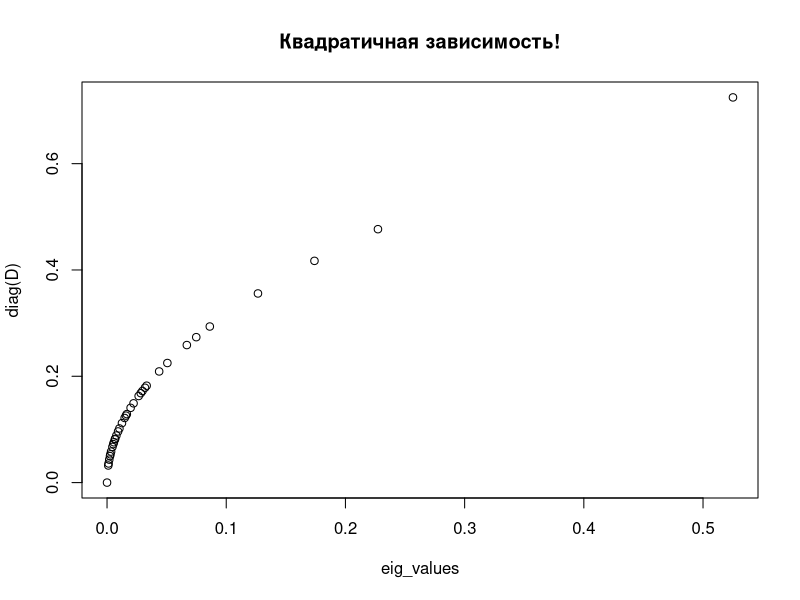
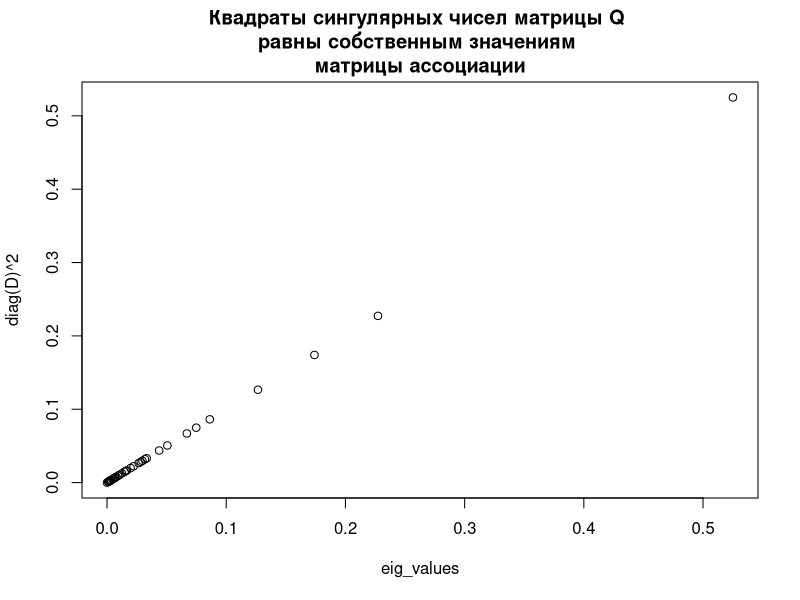
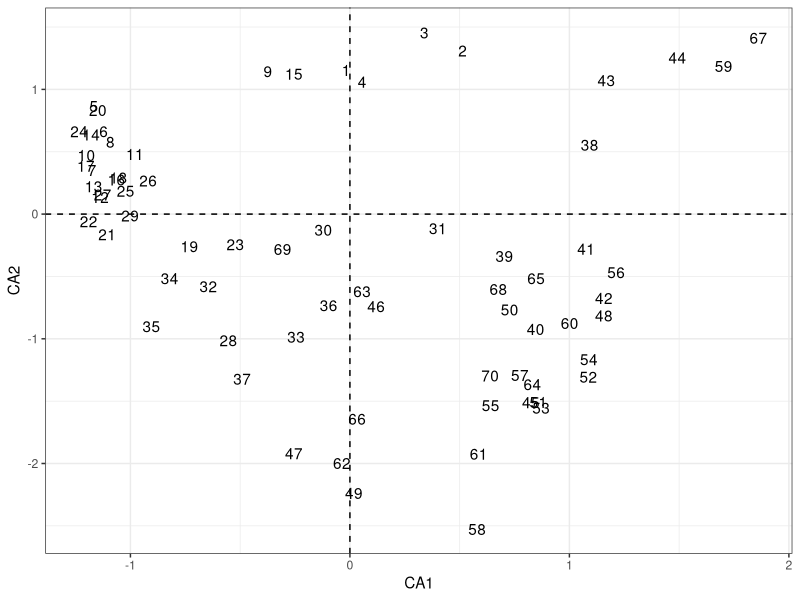
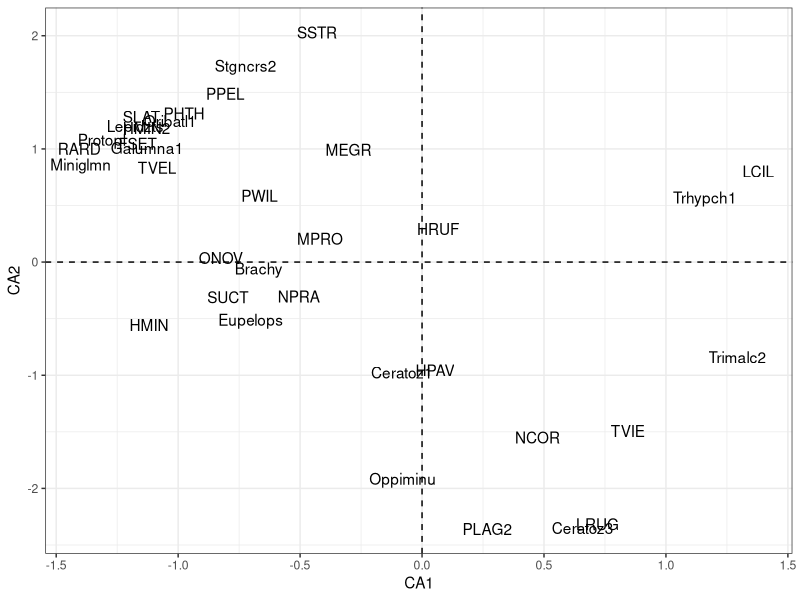
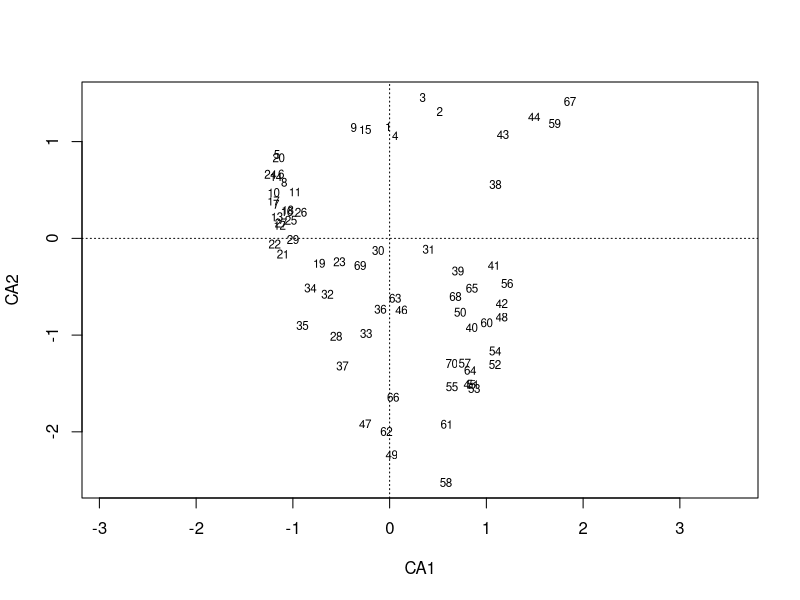
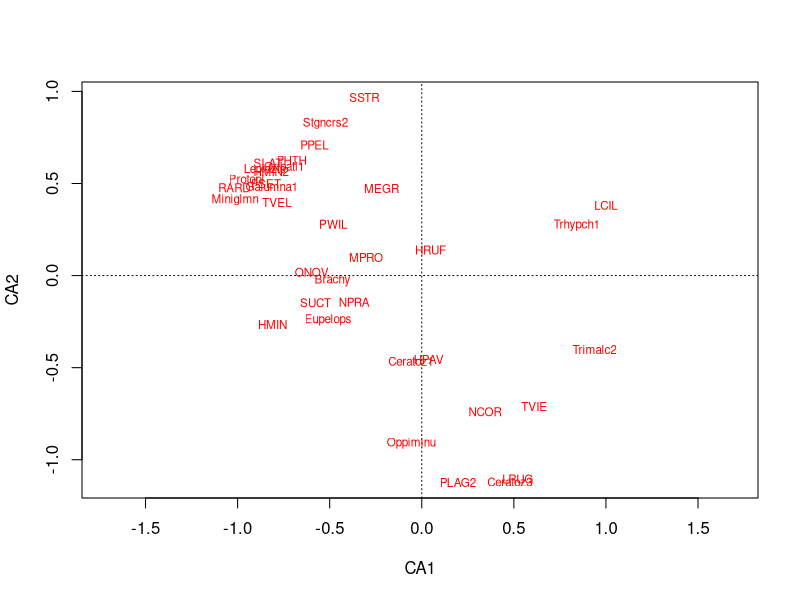
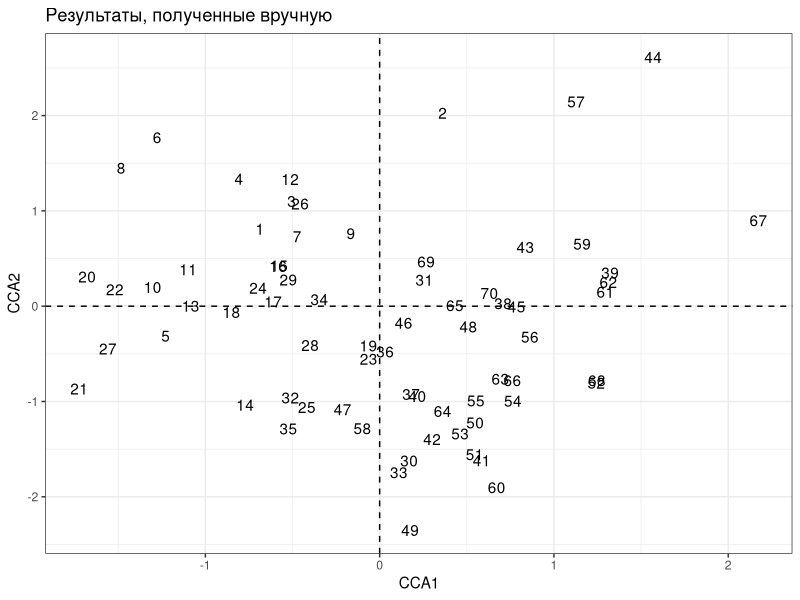
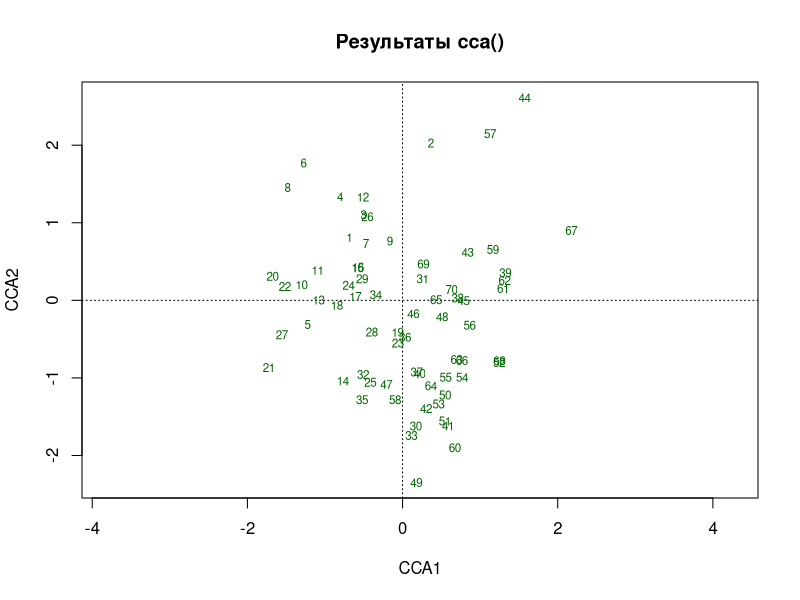

Write the R code that produced these figures, in order.
## ---- chunk 1
#-- RUN THE FRAGMENT BETWEEN LINES BEFORE COMPILING MARKDOWN
# to configure markdown parsing
options(markdown.extensions = c("no_intra_emphasis", "tables", "fenced_code", "autolink", "strikethrough", "lax_spacing", "space_headers", "latex_math"))
#------
# output options
options(width = 70, scipen = 6, digits = 3)

# to render cyrillics in plots use cairo pdf
options(device = function(file, width = 7, height = 7, ...) {
 cairo_pdf(tempfile(), width = width, height = height, ...)
 })
library(knitr)
# chunk default options
opts_chunk$set(fig.align='center', tidy = FALSE, fig.width = 5, fig.height = 5, warning=FALSE, echo=TRUE, message=FALSE, cache = FALSE)
## ---- chunk 2
library(ggplot2)
## ---- chunk 3
peas <- matrix(c(99, 42, 29, 13), byrow = T, ncol = 2)
peas
## ---- chunk 4
Ft <- sum(peas)

f_i <- apply(peas, 1, FUN = sum)

f_j <- apply(peas, 2, FUN = sum)

## ---- chunk 5
p_i <- f_i/Ft #Вектор вероятностей для формы
p_j <- f_j/Ft #Вектор вероятностей для цвета

## ---- chunk 6
q <- p_i %*% t(p_j) 
q
## ---- chunk 7
round(q * Ft, 1)
## ---- chunk 8
E <- (p_i %*% t(p_j) * Ft)
O <- peas

sum((O-E)^2/E)

## ---- chunk 9
chisq.test(x=O, p=q, correct = F)

## ---- chunk 10
library(vegan)
data(mite)
head(mite)
## ---- chunk 11
f_ij <- mite #Частота встречи данного вида в данной пробе, то есть это первичные даные!

p_ij <- mite/sum(mite) #вероятность встретить особь в данной пробе. 

Ft <- sum(mite) #Общее количество найденных животных

f_i <- apply(mite, 1, FUN = sum) #Общее количество особей в каждой пробе

p_i <- f_i/Ft #Вектор вероятностей встретить какую-либо особь в данной пробе

f_j <- apply(mite, 2, FUN = sum) #Общее количество особей в каждом виде

p_j <- f_j/Ft #Вектор вероятностей встретить особь данного вида

## ---- chunk 12
E <- round(f_i %*% t(f_j) / Ft, 2)

head(E)
## ---- chunk 13
chisq.test(x=mite, p=p_ij, correct = F)
## ---- chunk 14
Inertia <- as.numeric(chisq.test(x=mite, p=p_ij, correct = F)$statistic)/Ft
Inertia
## ---- chunk 15
Q <- (f_ij*Ft - f_i %*% t(f_j))/(Ft*sqrt(f_i %*% t(f_j))) #Матрица, вычисленная через частоты

Q1 <-  (p_ij - p_i %*% t(p_j))/sqrt(p_i %*% t(p_j)) #Матрица, вычисленная через вероятности

#Вычитаем одну матрицу из дугой
round(sum(Q - Q1)) #Это одна  та же матрица!
## ---- chunk 16
Q <- as.matrix(Q)

sum(Q^2)
## ---- chunk 17
U <- svd(Q)$u 
D <- diag(svd(Q)$d)
V <- svd(Q)$v

## ---- chunk 18
dim(U) 
## ---- chunk 19
dim(D)
## ---- chunk 20
dim(V)
## ---- chunk 21
Qsvd <- U %*% D %*% t(V) #матрица "восстановленная" из "вспомогательных" матриц 

round(sum(Q - Qsvd)) #разность между исходной и "восстановленной" матрицами
## ---- chunk 22
A <- t(Q) %*% Q

eig_values <- eigen(A)$values #Собственные числа матрицы A
eig_vectors <- eigen(A)$vectors #Матрица собственных векторов для матрицы A 

## ---- chunk 23
plot(eig_values, diag(D), main = "Квадратичная зависимость!" )
## ---- chunk 24
plot(eig_values, diag(D)^2, main = "Квадраты сингулярных чисел матрицы Q \nравны собственным значениям \nматрицы ассоциации" )

## ---- chunk 25
sum(eig_values)
## ---- chunk 26
Information <- data.frame(CA = 1:length(eig_values), Eigenval =round(eig_values, 5), Prop_Explained = round(eig_values/sum(eig_values), 5), Cumul_Prop=round(cumsum(eig_values/sum(eig_values)),5) )

round(Information, 3)
## ---- chunk 27
library(ggplot2)
CA_samples <- diag(p_i^(-1/2))%*% U[,1:2]


ggplot(as.data.frame(CA_samples), aes(x=V1, y=V2) ) + geom_text(label = rownames(mite)) + geom_hline(yintercept=0, linetype = 2) + geom_vline(xintercept = 0, linetype = 2) + theme_bw() + labs(x= "CA1", y = "CA2")

## ---- chunk 28
CA_species <- diag(p_j^(-1/2))%*% V[,1:2]


ggplot(as.data.frame( CA_species), aes(x = V1, y = V2) )  + geom_hline(yintercept=0, linetype = 2) + geom_vline(xintercept = 0, linetype = 2) + theme_bw() + labs(x= "CA1", y = "CA2") + geom_text(label = names(mite))

## ---- chunk 29
summary(cca(mite))$cont$importance [, 1:5]
## ---- chunk 30
plot(cca(mite), display = "sites")
## ---- chunk 31
plot(cca(mite), display = "species")
## ---- chunk 32
data(mite)

data("mite.env")

f_ij <- mite #Частота встречи данного вида в данной пробе, то есть это первичные даные!

p_ij <- mite/sum(mite) #вероятность встретить особь в данной пробе. 

Ft <- sum(mite) #Общее количество найденных животных

f_i <- apply(mite, 1, FUN = sum) #Общее количество особей в каждой пробе

p_i <- f_i/Ft #Вектор вероятностей встретить какую-либо особь в данной пробе

f_j <- apply(mite, 2, FUN = sum) #Общее количество особей в каждом виде

p_j <- f_j/Ft #Вектор вероятностей встретить особь данного вида


Q <- (f_ij*Ft - f_i %*% t(f_j))/(Ft*sqrt(f_i %*% t(f_j))) #Матрица вкладов, вычисленная через частоты
Q <- as.matrix(Q)

# SVD матрицы Q
U <- svd(Q)$u 
D <- diag(svd(Q)$d)
V <- svd(Q)$v

Inertia_total <- sum(D^2) #Общая инерция в системе
CA_number <- sum(round(D, 2) !=0) #Количество главныю осей в CA. Обратите внимание на то, что их на одну меньше, чем исходных колонок в матрице Q

## ---- chunk 33
X <- model.matrix(~SubsDens + WatrCont + Substrate + Topo, data =  mite.env) #Модельная матрица 

## ---- chunk 34
#Матрица коэффициентов
betas <- solve(t(X) %*% diag(p_i) %*% X) %*% (t(X) %*% diag(p_i)^(1/2) %*% Q)

 #Матрица предсказанных значенй
Q_pred <- diag(p_i)^(1/2) %*% X %*% betas
## ---- chunk 35
U_pred <- svd(Q_pred)$u 
D_pred <- diag(svd(Q_pred)$d)
V_pred <- svd(Q_pred)$v

## ---- chunk 36
Inertia_constrained <- sum(D_pred^2) #Инерция в ограниченной ординации

CCA_number <- sum(round(D_pred, 2) !=0) #Количество Канонических осей в СCA. 

## ---- chunk 37
Q_resid <- Q - Q_pred

## ---- chunk 38
U_res <- svd(Q_resid)$u 
D_res <- diag(svd(Q_resid)$d)
V_res <- svd(Q_resid)$v

## ---- chunk 39
#Инерция ординации остатков 
Inertia_unconstrained <- sum(D_res^2) 
## ---- chunk 40
Inertia_total
Inertia_constrained
Inertia_unconstrained

## ---- chunk 41
Inertia_total/Inertia_total
Inertia_constrained/Inertia_total
Inertia_unconstrained/Inertia_total

## ---- chunk 42
round(diag(D_pred)^2, 4) [round(diag(D_pred)^2, 4) !=0]

## ---- chunk 43
round(diag(D_res)^2, 5) [1:8]

## ---- chunk 44
mite_cca <- cca(mite ~ SubsDens + WatrCont + Substrate + Topo, data = mite.env)
mite_cca
## ---- chunk 45

#Координаты проб в канонических осях полученные вручную

constr_CA_samples <- diag(p_i^(-1/2))%*% U_pred

## ---- chunk 46
#Координаты проб в канонических осях по версии cca()

cca_ord <- mite_cca$CCA$u 

## ---- chunk 47
library(ggplot2)
ggplot(as.data.frame(constr_CA_samples), aes(x=V1, y=V2)) + geom_text(label = rownames(mite)) + labs(x = "CCA1", y = "CCA2") + theme_bw() + geom_hline(yintercept = 0, linetype = 2) + geom_vline(xintercept = 0, linetype = 2) + ggtitle("Результаты, полученные вручную")

plot(mite_cca, display = "lc", main = "Результаты сca()")
## ---- chunk 48

#Координаты видов канонических осях полученные вручную

constr_CA_species <- diag(p_j^(-1/2))%*% V_pred

## ---- chunk 49
#Координаты видов в канонических осях по версии cca()

cca_sp_constr <- mite_cca$CCA$v 

## ---- chunk 50
library(ggplot2)
ggplot(as.data.frame(constr_CA_species), aes(x=V1, y=V2)) + geom_text(label = colnames(mite)) + labs(x = "CCA1", y = "CCA2") + theme_bw() + geom_hline(yintercept = 0, linetype = 2) + geom_vline(xintercept = 0, linetype = 2) + ggtitle("Результаты, полученные вручную")

plot(mite_cca, display = "sp", main = "Результаты сca()", scaling = "species")

